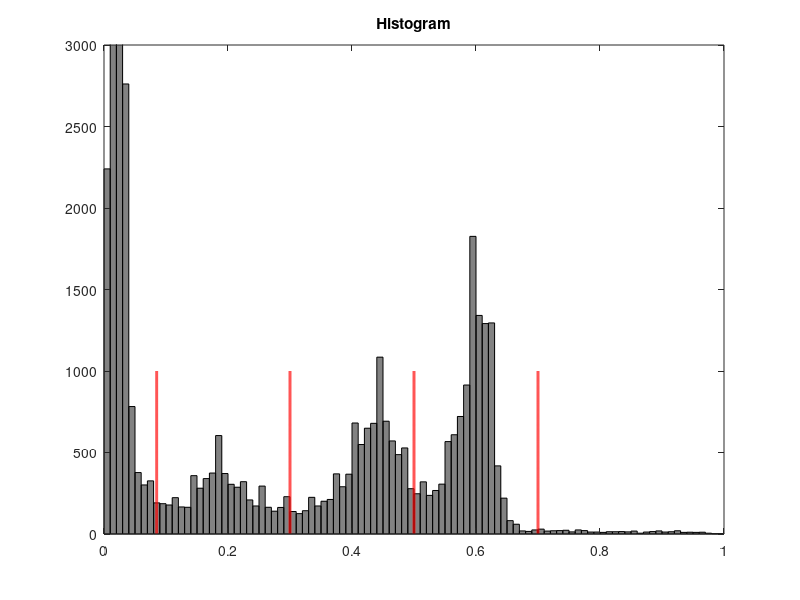
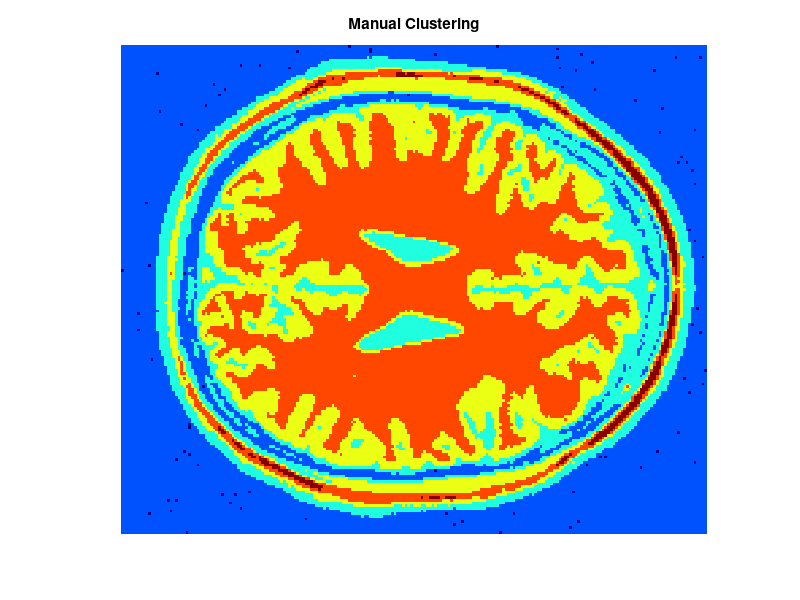

The MATLAB script that drew these images, in order: (Note: this script raises an error after producing the figures.)
%% Exercise 1
%% Pixel-Based segmentation methods
%% Histogram / Manual thresholding / Kmean

%% Clear and close everything
clear all; close all; clc;

%%%%%%%%%%%%%%%%%%%%%%%%%%%%%%%%%%%%%%%%%%%%%%%%%%%%%%%%%%%%%%%%%%%%%%%%%%%
%% Load and display the image
load('Image.mat')
Image = mat2gray(double(Image));
figure(1);imagesc(Image,[0 1]); axis image; colormap gray; axis xy; ...
    title('Original image'); axis off

%%%%%%%%%%%%%%%%%%%%%%%%%%%%%%%%%%%%%%%%%%%%%%%%%%%%%%%%%%%%%%%%%%%%%%%%%%%
%% Q0: Display the histogram of "Image", using hist (100 bins) 
figure(2) 
imhist(Image,100)

input('1 - pause');
close all

%%%%%%%%%%%%%%%%%%%%%%%%%%%%%%%%%%%%%%%%%%%%%%%%%%%%%%%%%%%%%%%%%%%%%%%%%%%
%% Threshold the image
T = [0.085 0.3 0.5 0.7]; %% Thresholds
T = [0 T Inf];      
Image_s = zeros(size(Image));
figure(1);hist(Image(:),100);axis ([0 1 0 3000]);title('Histogram')
for k = 1:length(T)-1
    figure(1);hold on; plot(T(k+1)*ones(1,1000),1:1000,'r','Linewidth',2); hold off;
    Image_s(((Image>T(k)).*(Image<=T(k+1)))==1)=k;
    pause(1)
end
figure(2); imagesc(Image_s); axis image; axis xy; title('Manual Clustering');...
    axis off; colormap jet;

input('2 - pause');
close all

%%%%%%%%%%%%%%%%%%%%%%%%%%%%%%%%%%%%%%%%%%%%%%%%%%%%%%%%%%%%%%%%%%%%%%%%%%%
%% Q1: Automatically cluster the image with k-mean algoritm
m = [0 0.1 0.2 0.3]; %% Initialize the mean
figure(1); Image_km = kmeans(Image,m); %Fill "kmeans.m"

input('3 - pause')
close all

%%%%%%%%%%%%%%%%%%%%%%%%%%%%%%%%%%%%%%%%%%%%%%%%%%%%%%%%%%%%%%%%%%%%%%%%%%%
%% Robustness to noise?
n = 0.02; % std of the gaussian noise
Image_n = imnoise(Image,'gaussian',0,n); % Add some noise to "Image"
figure(1);imagesc(Image_n,[0 1]); axis image; colormap gray; axis xy; title('Corrumpted image');
figure(2);hist(Image_n(:),100);axis ([0 1 0 3000]); title('Histogram of the Corrumpted image');

input('4 - pause')
close all

%%%%%%%%%%%%%%%%%%%%%%%%%%%%%%%%%%%%%%%%%%%%%%%%%%%%%%%%%%%%%%%%%%%%%%%%%%%
%% Q2: Preprocess the image with the simplest filter possible (Gaussian) of std = 1.5;

gauss = fspecial('gaussian', [3 3], 1.5);
Image_nf = imfilter(Image_n, gauss, 'symmetric'); % Filtered version of "Image_n"
figure(1);imagesc(Image_nf,[0 1]); axis image; colormap gray; axis xy
figure(2);hist(Image_nf(:),100);axis ([0 1 0 3000]);
figure(3);Image_nf_km = kmeans(Image_nf,m); % Apply the kmean algo to the filtered image

input('5 - pause')
close all

%%%%%%%%%%%%%%%%%%%%%%%%%%%%%%%%%%%%%%%%%%%%%%%%%%%%%%%%%%%%%%%%%%%%%%%%%%%
%% Q3: Select the cluster corresponding to the lower brain vesicle
%% Post process the image to remove false negatives and false positives
%% after selecting the class to which the vesicles belong

posClass = find(Image_nf_km == 2);
Image_PostProcess = zeros(size(Image_nf_km));

for i=1:length(posClass)
 Image_PostProcess(posClass(i)) = 1;
end

% figure(4)
% imagesc(Image_PostProcess)
% 
% pause(1)

%Post processing 

Image_PostProcess = bwmorph(Image_PostProcess, 'close', 50);

figure(5)
imagesc(Image_PostProcess)

%%%%%%%%%%%%%%%%%%%%%%%%%%%%%%%%%%%%%%%%%%%%%%%%%%%%%%%%%%%%%%%%%%%%%%%%%%%
%% Q4: Compute the connected components of the binary image "Image_PostProcess"
%% Fill "ConnectedComponents.m"
ConnectedComponents(Image_PostProcess,Image);

input('END of Exercise 1') 
%close all
